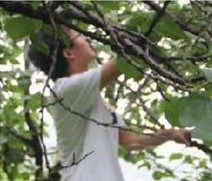
%> input picture 学习资料/《精通图像处理经典算法（MATLAB版）》配套资料/4/4-6-1/2.jpg, 212 x 181 px
$ octave peizhun.m   (GNU Octave 9; MATLAB toolbox functions it lacks are replaced by stand-ins)
%> lines starting %> are read from the running program, lines starting %| are printed output that depends on the picture
PartPicture = imread('2.jpg');%读取图像2
%> PartPicture is the input picture: size 181x212x3 uint8; mean R, G, B 119.3, 123.6, 101.8
AllPicture = imread('1.jpg');% 读取图像1
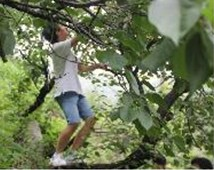
%> input picture 学习资料/《精通图像处理经典算法（MATLAB版）》配套资料/4/4-6-1/1.jpg, 214 x 170 px
%> AllPicture is the input picture: size 170x214x3 uint8; mean R, G, B 107.6, 117.8, 84.8
figure; subplot(121)
imshow(PartPicture)%显示图像
subplot(122),
imshow(AllPicture)%显示图像
rect_PartPicture = [111 33 65 58];%确定图像2的区域
rect_AllPicture = [163 47 143 151];%确定图像1的区域
sub_PartPicture=imcrop(PartPicture,rect_PartPicture);%裁剪图像2
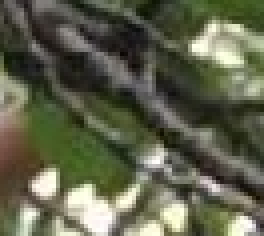
%> sub_PartPicture: size 59x66x3 uint8 (shown 4 times larger); mean R, G, B 95.1, 97.4, 76.2
sub_AllPicture = imcrop(AllPicture,rect_AllPicture);%裁剪图像1
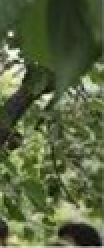
%> sub_AllPicture: size 124x52x3 uint8 (shown 2 times larger); mean R, G, B 87.9, 99.5, 63.7
figure;  subplot(121),
imshow(sub_PartPicture)%显示裁剪后的子图像
subplot(122),
imshow(sub_AllPicture)% 显示裁剪后的子图像
c = normxcorr2(sub_PartPicture(:,:,1),...
    sub_AllPicture(:,:,1));%对红色色带进行归一化互相关
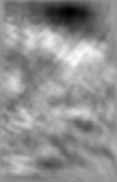
%> c: size 182x117 double; min -0.479, max 0.333, mean -0.0162; drawn with min black and max white
figure,
surf(c), %显示两幅子图像的归一化互相关
shading flat
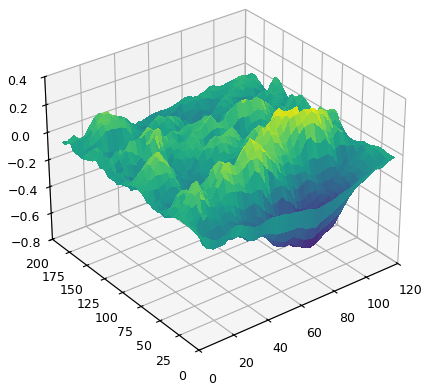
%> figure redrawn from the program's plot data
[max_c, imax] = max(abs(c(:)));%确定归一化互相关最大值及其位置
%> max_c = 0.479; imax = 12570
[ypeak, xpeak] = ind2sub(size(c),imax(1));%把一维坐标变为2维
%> ypeak = 12; xpeak = 70
corr_offset = [(xpeak-size(sub_PartPicture,2))
               (ypeak-size(sub_PartPicture,1))];%利用相关找偏移量?
%> corr_offset = [4; -47]
rect_offset = [(rect_AllPicture(1)-rect_PartPicture(1))               (rect_AllPicture(2)-rect_PartPicture(2))];%位置引起的偏移量
offset = corr_offset + rect_offset;%总得偏移量
%> offset = [56 18; 5 -33]
xoffset = offset(1);%x轴方向的偏移量?
%> xoffset = 56
yoffset = offset(2);%y轴方向的偏移量?
%> yoffset = 5
xbegin = round(xoffset+1);%x轴起始位置
%> xbegin = 57
xend   = round(xoffset+ size(PartPicture,2));%x?结束位置
%> xend = 268
ybegin = round(yoffset+1);%y轴起始位置
%> ybegin = 6
yend   = round(yoffset+size(PartPicture,1));%y轴结束位置
%> yend = 186
%> (the run ends here)
